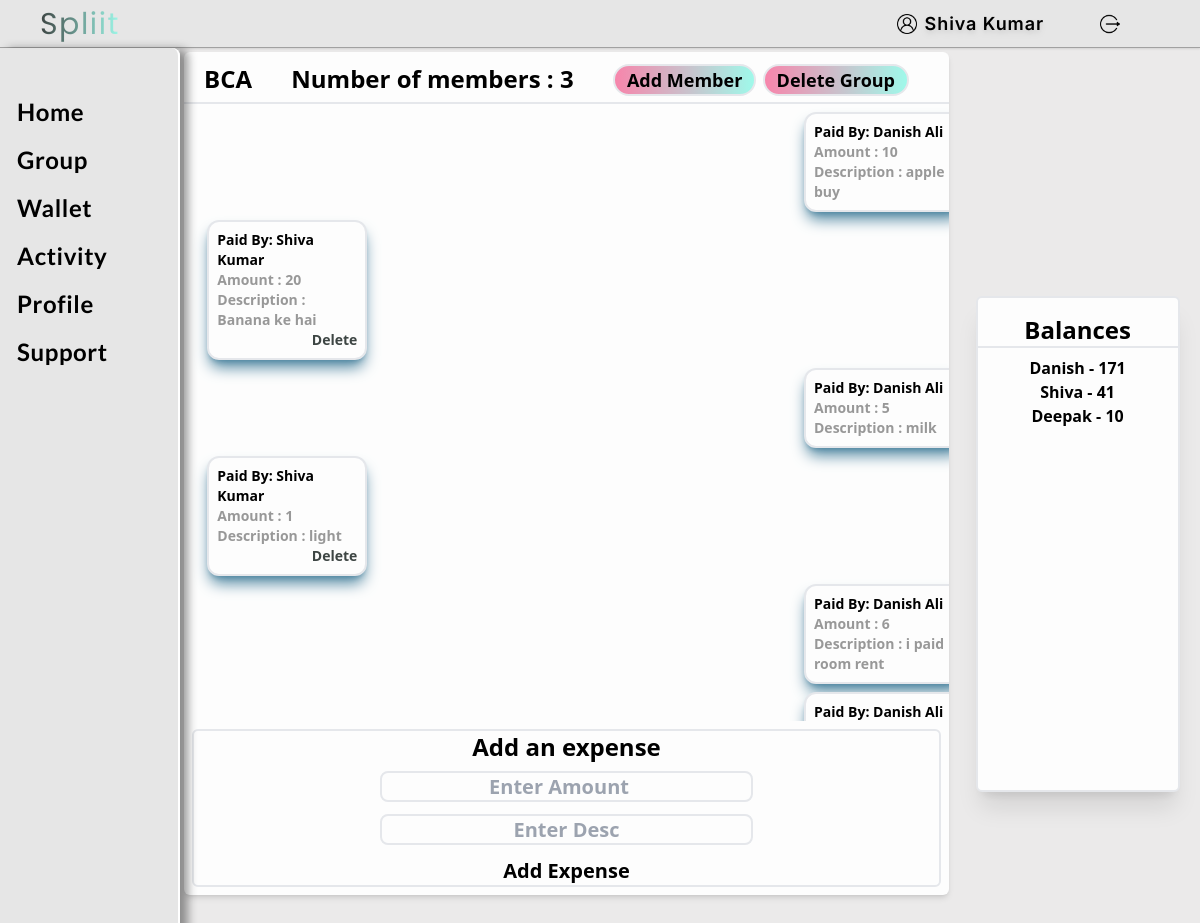
/group/5 (signed in), run on the app's committed database.
### home/models.py (models this page shows, shortened)
class Group(models.Model):
    user = models.ForeignKey(User, on_delete=models.CASCADE)
    name = models.CharField(max_length=255,blank=True,null=True,unique=True)
    is_admin = models.BooleanField(default=True)

class HistoryMember(models.Model):
    user = models.ForeignKey(User, on_delete=models.CASCADE)
    group = models.ForeignKey(Group, on_delete=models.CASCADE)
    amount = models.IntegerField(blank=True,null=True,default=0)
    desc = models.CharField(max_length=255,blank=True,null=True)
    date = models.DateTimeField(auto_now_add=True,blank=True,null=True)

### home/views.py (the view)
# urls.py: path('group/<str:id>',views.groupdetails,name="groupdetails"),
def groupdetails(request, id):
    if request.user.is_authenticated:
        try:
            try:
                group = Group.objects.get(user=request.user, id=id)
                member = HistoryMember.objects.filter(group=group)
                member_total = HistoryMember.objects.filter(
                    group=group).values_list('user__id').distinct()
                total = len(member_total)
                member_filter = HistoryMember.objects.filter(group=group)
                data = member_filter.values('id', 'user__first_name', 'amount').values('user__first_name').distinct().annotate(
                    running_amount=Window(
                        expression=Sum('amount'),
                        partition_by=[F('user__id')],
                    ))
                context = {'group': group, 'member': member,
                           'total': total, 'data': data}
                return render(request, 'home/group-details.html', context)
            except:
                group = Group.objects.get(id=id)
                member = HistoryMember.objects.filter(group=group)
                member_total = HistoryMember.objects.filter(
                    group=group).values_list('user__id').distinct()
                group.is_admin = False
                total = len(member_total)
                member_filter = HistoryMember.objects.filter(group=group)
                data = member_filter.values('id', 'user__first_name', 'amount').values('user__first_name').distinct().annotate(
                    running_amount=Window(
                        expression=Sum('amount'),
                        partition_by=[F('user__id')],
                    ))
                context = {'group': group, 'member': member,
                           'total': total, 'data': data}
                print(request)
                return render(request, 'home/group-details.html', context)
        except:
            return redirect('/group')
    else:
        return redirect('/login')

### templates/home/group-details.html (shortened to what this page needs)
{% extends 'base.html' %}
  {% load static %}
  {% block body %}
    <div class="flex flex-col justify-center  font-bold w-[85%] h-screen   bg-[rgba(215,213,213,0.5)] relative left-[15%]">
        <div class="w-[75%] h-[85%] bg-gray absolute top-1 left-1 flex flex-col rounded-md shadow-md bg-White">
          <div class="  w-full h-12  flex flex-row  items-center justify-between px-5 pr-10 rounded-t-md mt-1 border-b-2 py-2 text-2xl">
            <h1>{{group.name}} </h1>
            <h1> Number of members : {{total}} </h1>
            <div>
            <button
              class="text-lg border-2 border-lightgray px-3 h-8 rounded-full text-beige hover:shadow-lg bg-gradient-to-r from-Tickle-Me-Pink to-Celeste hover:scale-105 transition ease-in duration-150"
            >
            {% if group.is_admin == True %}
            <a href="{{group.id}}/add-member"> Add Member</a>
            {% endif %}
            </button>
            <button
            class="text-lg border-2 border-lightgray px-3 h-8 rounded-full text-beige hover:shadow-lg bg-gradient-to-r from-Tickle-Me-Pink to-Celeste hover:scale-105 transition ease-in duration-150"  data-modal-toggle="exampleModal"
          >
          {% if group.is_admin == True %}
          <a href="{{group.id}}/deletegroup "> Delete Group</a>
          {% endif %}
          </button>
        </div>
          </div>
          <div   class="text-xl overflow-scroll h-full">
            {% for data in member %}
                {% if data.amount != 0 %}
                 {% if data.user.username == user.username %}
                 <div class="bg-White shadow-lg w-40 border-2 m-2 shadow-Celadon-blue rounded-xl relative left-[2%] flex flex-col">
                    <div class="p-2" >
                        <p class="text-sm">Paid By: {{data.user.get_full_name}}</p>
                        <p class="text-sm text-[rgba(0,0,0,0.4)]">Amount : {{data.amount}}</p>
                        <p class="text-sm text-[rgba(0,0,0,0.4)]">Description : {{data.desc}}</p>
                        <a href="/deleteexpense" class="text-sm text-Black-Olive flex justify-end hover:text-Tickle-Me-Pink">Delete</a>
                    </div>
                  </div>
                 {% else %}
                 <div class="bg-White shadow-lg w-40 border-2 m-2 shadow-Celadon-blue rounded-xl relative left-[80%]">
                    <div class="p-2 ">
                        <p class="text-sm">Paid By: {{data.user.get_full_name}}</p>
                        <p class="text-sm text-[rgba(0,0,0,0.4)]">Amount : {{data.amount}}</p>
                        <p class="text-sm text-[rgba(0,0,0,0.4)]">Description : {{data.desc}}</p>
                    </div>
                  </div>
                {% endif %}
                {% endif %}
                {% endfor %}
            </div>
          <div class="flex flex-col border-2 m-2 rounded-md">
            <h1 class="self-center text-2xl mb-2">Add an expense </h1>
            <form action="/sendmsg" method="post">
              <div class="flex flex-col text-xl items-center">
                <input
                  type="number"
                  name="amount"
                  class="w-1/2 h-[10%] target:outline-gray-400 rounded-lg bg-transparent px-2 border-2 text-center"
                  placeholder="Enter Amount"
                />
                <input
                  type="text"
                  name="desc"
                  class="w-1/2 h-[10%] target:outline-gray-400 rounded-lg bg-transparent px-2 my-3 border-2 text-center"
                  placeholder="Enter Desc"
                />
                <input type="submit" class="btn btn-primary" value="Add Expense" class="border-2 w-36 h-10 mb-2 rounded-full bg-gradient-to-r from-BUff to-Tickle-Me-Pink px-2"/>
              </div>
            </form>
          </div>
      </div>
      <div class=" text-black rounded-md shadow-xl h-1/2 w-1/5 absolute left-[78%] flex flex-col items-center bg-White py-4 border-2" >
      <h1 class="text-2xl mb-2 border-b-2 w-full text-center">Balances</h1>
      {% for data in data %}
      <p class="text-md">{{data.user__first_name}} - {{data.running_amount}}</p>
      {% endfor %}
      </div>
    </div>
      {% endblock body %}

### templates/base.html (shortened to what this page needs)
<!DOCTYPE html>
<html lang="en">
    {% load static %}
<head>
        <script src="https://cdn.tailwindcss.com"></script>
</head>
<body>
    <nav class="nav-container pr-20 flex flex-row w-screen h-12 justify-between bg-[rgba(229,229,229,0.94)] shadow-sm shadow-[rgba(0,0,0,0.2)] border-b-[1px] border-[rgba(0,0,0,0.3)]">
            <div class="left-items flex flex-row items-center px-5 ">
                <p class="text-3xl  ml-10 font-poppins tracking-wider lg:ml-5 text-transparent bg-clip-text bg-gradient-to-r from-Black-Olive to-Celeste  ">Spliit</p>
            </div>
            <div class="right-items flex flex-row items-center">
                <img src="{% static 'assets/user.png' %}" alt="" width="20px">
                <a class="mr-14 cursor-pointer ml-2 text-black  drop-shadow-md text-lg  font-inter font-semibold tracking-wider" href="/profile">{{user.get_full_name}}</a>
                <a href="/logout">
                <img src="{% static 'assets/logout.png' %}" alt="" width="20px" class="cursor-pointer hover:translate-x-1 transition ease-in duration-200 ">
                </a>
            </div>
    </nav>
    <div class="side-bar  shadow-[8px_1px_10px_rgba(0,0,0,0.4)] absolute top-12 pt-10 h-screen w-[15%] bg-[rgba(229,229,229,0.94)] flex flex-col items-center text-2xl font-lato font-bold tracking-wide border-r-2 border-white z-40 rounded-tr-lg ">
        <ul type="none ">
            <li class="hover:bg-gradient-to-tl from-Celeste to-BUff w-40 h-12  p-2 rounded-r-xl hover:translate-x-1 transition ease-in duration-200 "><a href="/home">Home</a></li>
            <li class="hover:bg-gradient-to-tl from-Celeste to-BUff w-40 px-2 rounded-r-xl hover:translate-x-1 transition ease-in duration-200 h-12 p-2"><a href="/group">Group</a></li>
            <li class="hover:bg-gradient-to-tl from-Celeste to-BUff w-40 px-2 rounded-r-xl hover:translate-x-1 transition ease-in duration-200 h-12 p-2"><a href="/wallet">Wallet</a></li>
            <li class="hover:bg-gradient-to-tl from-Celeste to-BUff w-40 px-2 rounded-r-xl hover:translate-x-1 transition ease-in duration-200 h-12 p-2"><a href="/history">Activity</a></li>
            <li class="hover:bg-gradient-to-tl from-Celeste to-BUff w-40 px-2 rounded-r-xl hover:translate-x-1 transition ease-in duration-200 h-12 p-2"><a href="/profile">Profile</a></li>
            <li class="hover:bg-gradient-to-tl from-Celeste to-BUff w-40 px-2 rounded-r-xl hover:translate-x-1 transition ease-in duration-200 h-12 p-2"><a href="/support">Support</a></li>
        </ul>
    </div>
    {% block body %}
    {% endblock body %}
</body>
</html>

### data on the page
Group: name "BCA"
HistoryMember: user.get_full_name "Danish Ali", amount "10", desc "apple buy"
HistoryMember: user.get_full_name "Shiva Kumar", amount "20", desc "Banana ke hai"
HistoryMember: user.get_full_name "Danish Ali", amount "5", desc "milk"
HistoryMember: user.get_full_name "Shiva Kumar", amount "1", desc "light"
HistoryMember: user.get_full_name "Danish Ali", amount "6", desc "i paid room rent"
HistoryMember: user.get_full_name "Danish Ali"

### other printed values
{{ user.get_full_name }} "Shiva Kumar"
{{ total }} "3"
{{ data.user__first_name }} "Danish"
{{ data.running_amount }} "171"
{{ data.user__first_name }} "Shiva"
{{ data.running_amount }} "41"
{{ data.user__first_name }} "Deepak"
{{ data.running_amount }} "10"
